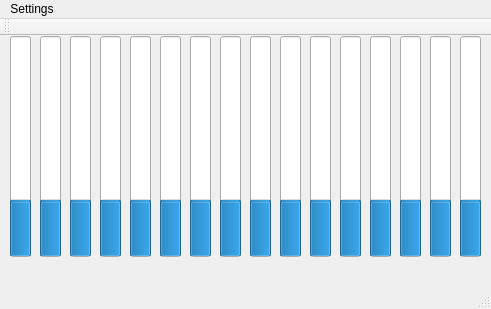
<?xml version="1.0" encoding="UTF-8"?>
<ui version="4.0">
 <class>MainWindow</class>
 <widget class="QMainWindow" name="MainWindow">
  <property name="geometry">
   <rect>
    <x>0</x>
    <y>0</y>
    <width>491</width>
    <height>309</height>
   </rect>
  </property>
  <property name="windowTitle">
   <string>MainWindow</string>
  </property>
  <widget class="QWidget" name="centralWidget">
   <widget class="QProgressBar" name="bar00">
    <property name="geometry">
     <rect>
      <x>10</x>
      <y>0</y>
      <width>21</width>
      <height>221</height>
     </rect>
    </property>
    <property name="value">
     <number>24</number>
    </property>
    <property name="textVisible">
     <bool>false</bool>
    </property>
    <property name="orientation">
     <enum>Qt::Vertical</enum>
    </property>
    <property name="invertedAppearance">
     <bool>false</bool>
    </property>
    <property name="textDirection">
     <enum>QProgressBar::TopToBottom</enum>
    </property>
   </widget>
   <widget class="QProgressBar" name="bar01">
    <property name="geometry">
     <rect>
      <x>40</x>
      <y>0</y>
      <width>21</width>
      <height>221</height>
     </rect>
    </property>
    <property name="value">
     <number>24</number>
    </property>
    <property name="textVisible">
     <bool>false</bool>
    </property>
    <property name="orientation">
     <enum>Qt::Vertical</enum>
    </property>
    <property name="invertedAppearance">
     <bool>false</bool>
    </property>
    <property name="textDirection">
     <enum>QProgressBar::TopToBottom</enum>
    </property>
   </widget>
   <widget class="QProgressBar" name="bar02">
    <property name="geometry">
     <rect>
      <x>70</x>
      <y>0</y>
      <width>21</width>
      <height>221</height>
     </rect>
    </property>
    <property name="value">
     <number>24</number>
    </property>
    <property name="textVisible">
     <bool>false</bool>
    </property>
    <property name="orientation">
     <enum>Qt::Vertical</enum>
    </property>
    <property name="invertedAppearance">
     <bool>false</bool>
    </property>
    <property name="textDirection">
     <enum>QProgressBar::TopToBottom</enum>
    </property>
   </widget>
   <widget class="QProgressBar" name="bar03">
    <property name="geometry">
     <rect>
      <x>100</x>
      <y>0</y>
      <width>21</width>
      <height>221</height>
     </rect>
    </property>
    <property name="value">
     <number>24</number>
    </property>
    <property name="textVisible">
     <bool>false</bool>
    </property>
    <property name="orientation">
     <enum>Qt::Vertical</enum>
    </property>
    <property name="invertedAppearance">
     <bool>false</bool>
    </property>
    <property name="textDirection">
     <enum>QProgressBar::TopToBottom</enum>
    </property>
   </widget>
   <widget class="QProgressBar" name="bar04">
    <property name="geometry">
     <rect>
      <x>130</x>
      <y>0</y>
      <width>21</width>
      <height>221</height>
     </rect>
    </property>
    <property name="value">
     <number>24</number>
    </property>
    <property name="textVisible">
     <bool>false</bool>
    </property>
    <property name="orientation">
     <enum>Qt::Vertical</enum>
    </property>
    <property name="invertedAppearance">
     <bool>false</bool>
    </property>
    <property name="textDirection">
     <enum>QProgressBar::TopToBottom</enum>
    </property>
   </widget>
   <widget class="QProgressBar" name="bar05">
    <property name="geometry">
     <rect>
      <x>160</x>
      <y>0</y>
      <width>21</width>
      <height>221</height>
     </rect>
    </property>
    <property name="value">
     <number>24</number>
    </property>
    <property name="textVisible">
     <bool>false</bool>
    </property>
    <property name="orientation">
     <enum>Qt::Vertical</enum>
    </property>
    <property name="invertedAppearance">
     <bool>false</bool>
    </property>
    <property name="textDirection">
     <enum>QProgressBar::TopToBottom</enum>
    </property>
   </widget>
   <widget class="QProgressBar" name="bar06">
    <property name="geometry">
     <rect>
      <x>190</x>
      <y>0</y>
      <width>21</width>
      <height>221</height>
     </rect>
    </property>
    <property name="value">
     <number>24</number>
    </property>
    <property name="textVisible">
     <bool>false</bool>
    </property>
    <property name="orientation">
     <enum>Qt::Vertical</enum>
    </property>
    <property name="invertedAppearance">
     <bool>false</bool>
    </property>
    <property name="textDirection">
     <enum>QProgressBar::TopToBottom</enum>
    </property>
   </widget>
   <widget class="QProgressBar" name="bar07">
    <property name="geometry">
     <rect>
      <x>220</x>
      <y>0</y>
      <width>21</width>
      <height>221</height>
     </rect>
    </property>
    <property name="value">
     <number>24</number>
    </property>
    <property name="textVisible">
     <bool>false</bool>
    </property>
    <property name="orientation">
     <enum>Qt::Vertical</enum>
    </property>
    <property name="invertedAppearance">
     <bool>false</bool>
    </property>
    <property name="textDirection">
     <enum>QProgressBar::TopToBottom</enum>
    </property>
   </widget>
   <widget class="QProgressBar" name="bar08">
    <property name="geometry">
     <rect>
      <x>250</x>
      <y>0</y>
      <width>21</width>
      <height>221</height>
     </rect>
    </property>
    <property name="value">
     <number>24</number>
    </property>
    <property name="textVisible">
     <bool>false</bool>
    </property>
    <property name="orientation">
     <enum>Qt::Vertical</enum>
    </property>
    <property name="invertedAppearance">
     <bool>false</bool>
    </property>
    <property name="textDirection">
     <enum>QProgressBar::TopToBottom</enum>
    </property>
   </widget>
   <widget class="QProgressBar" name="bar09">
    <property name="geometry">
     <rect>
      <x>280</x>
      <y>0</y>
      <width>21</width>
      <height>221</height>
     </rect>
    </property>
    <property name="value">
     <number>24</number>
    </property>
    <property name="textVisible">
     <bool>false</bool>
    </property>
    <property name="orientation">
     <enum>Qt::Vertical</enum>
    </property>
    <property name="invertedAppearance">
     <bool>false</bool>
    </property>
    <property name="textDirection">
     <enum>QProgressBar::TopToBottom</enum>
    </property>
   </widget>
   <widget class="QProgressBar" name="bar10">
    <property name="geometry">
     <rect>
      <x>310</x>
      <y>0</y>
      <width>21</width>
      <height>221</height>
     </rect>
    </property>
    <property name="value">
     <number>24</number>
    </property>
    <property name="textVisible">
     <bool>false</bool>
    </property>
    <property name="orientation">
     <enum>Qt::Vertical</enum>
    </property>
    <property name="invertedAppearance">
     <bool>false</bool>
    </property>
    <property name="textDirection">
     <enum>QProgressBar::TopToBottom</enum>
    </property>
   </widget>
   <widget class="QProgressBar" name="bar11">
    <property name="geometry">
     <rect>
      <x>340</x>
      <y>0</y>
      <width>21</width>
      <height>221</height>
     </rect>
    </property>
    <property name="value">
     <number>24</number>
    </property>
    <property name="textVisible">
     <bool>false</bool>
    </property>
    <property name="orientation">
     <enum>Qt::Vertical</enum>
    </property>
    <property name="invertedAppearance">
     <bool>false</bool>
    </property>
    <property name="textDirection">
     <enum>QProgressBar::TopToBottom</enum>
    </property>
   </widget>
   <widget class="QProgressBar" name="bar12">
    <property name="geometry">
     <rect>
      <x>370</x>
      <y>0</y>
      <width>21</width>
      <height>221</height>
     </rect>
    </property>
    <property name="value">
     <number>24</number>
    </property>
    <property name="textVisible">
     <bool>false</bool>
    </property>
    <property name="orientation">
     <enum>Qt::Vertical</enum>
    </property>
    <property name="invertedAppearance">
     <bool>false</bool>
    </property>
    <property name="textDirection">
     <enum>QProgressBar::TopToBottom</enum>
    </property>
   </widget>
   <widget class="QProgressBar" name="bar13">
    <property name="geometry">
     <rect>
      <x>400</x>
      <y>0</y>
      <width>21</width>
      <height>221</height>
     </rect>
    </property>
    <property name="value">
     <number>24</number>
    </property>
    <property name="textVisible">
     <bool>false</bool>
    </property>
    <property name="orientation">
     <enum>Qt::Vertical</enum>
    </property>
    <property name="invertedAppearance">
     <bool>false</bool>
    </property>
    <property name="textDirection">
     <enum>QProgressBar::TopToBottom</enum>
    </property>
   </widget>
   <widget class="QProgressBar" name="bar14">
    <property name="geometry">
     <rect>
      <x>430</x>
      <y>0</y>
      <width>21</width>
      <height>221</height>
     </rect>
    </property>
    <property name="value">
     <number>24</number>
    </property>
    <property name="textVisible">
     <bool>false</bool>
    </property>
    <property name="orientation">
     <enum>Qt::Vertical</enum>
    </property>
    <property name="invertedAppearance">
     <bool>false</bool>
    </property>
    <property name="textDirection">
     <enum>QProgressBar::TopToBottom</enum>
    </property>
   </widget>
   <widget class="QProgressBar" name="bar15">
    <property name="geometry">
     <rect>
      <x>460</x>
      <y>0</y>
      <width>21</width>
      <height>221</height>
     </rect>
    </property>
    <property name="value">
     <number>24</number>
    </property>
    <property name="textVisible">
     <bool>false</bool>
    </property>
    <property name="orientation">
     <enum>Qt::Vertical</enum>
    </property>
    <property name="invertedAppearance">
     <bool>false</bool>
    </property>
    <property name="textDirection">
     <enum>QProgressBar::TopToBottom</enum>
    </property>
   </widget>
  </widget>
  <widget class="QMenuBar" name="menuBar">
   <property name="geometry">
    <rect>
     <x>0</x>
     <y>0</y>
     <width>491</width>
     <height>25</height>
    </rect>
   </property>
   <widget class="QMenu" name="menuEqualizer_GUI">
    <property name="title">
     <string>Settings</string>
    </property>
   </widget>
   <addaction name="menuEqualizer_GUI"/>
  </widget>
  <widget class="QToolBar" name="mainToolBar">
   <attribute name="toolBarArea">
    <enum>TopToolBarArea</enum>
   </attribute>
   <attribute name="toolBarBreak">
    <bool>false</bool>
   </attribute>
  </widget>
  <widget class="QStatusBar" name="statusBar"/>
 </widget>
 <layoutdefault spacing="6" margin="11"/>
 <resources/>
 <connections/>
</ui>
